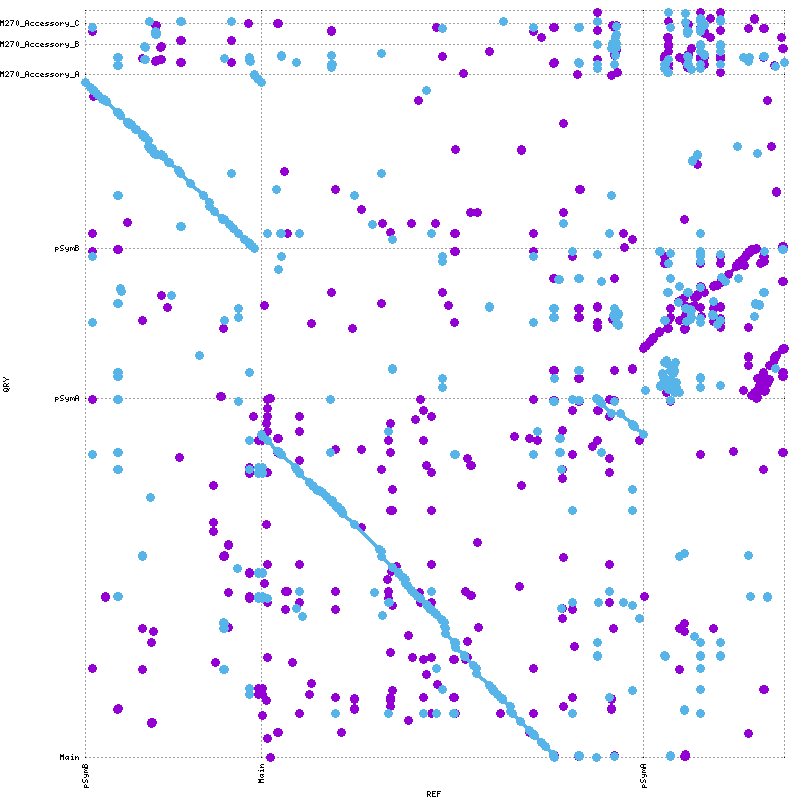

Generate this figure with gnuplot:
set terminal png tiny size 800,800
set output "2011-vs-M270.png"
set xtics rotate ( \
 "pSymB" 1.0, \
 "Main" 1683348.0, \
 "pSymA" 5340623.0, \
 "" 6693185 \
)
set ytics ( \
 "Main" 1.0, \
 "pSymA" 3504252.0, \
 "pSymB" 4959234.0, \
 "M270_Accessory_A" 6653674.0, \
 "M270_Accessory_B" 6950796.0, \
 "M270_Accessory_C" 7154640.0, \
 "" 7281821 \
)
set size 1,1
set grid
unset key
set border 0
set tics scale 0
set xlabel "REF"
set ylabel "QRY"
set format "%.0f"
set mouse format "%.0f"
set mouse mouseformat "[%.0f, %.0f]"
if(GPVAL_VERSION < 5) { set mouse clipboardformat "[%.0f, %.0f]" }
set xrange [1:6693185]
set yrange [1:7281821]
set style line 1  lt 1 lw 3 pt 6 ps 1
set style line 2  lt 3 lw 3 pt 6 ps 1
set style line 3  lt 2 lw 3 pt 6 ps 1
plot \
 "2011-vs-M270.fplot" title "FWD" w lp ls 1, \
 "2011-vs-M270.rplot" title "REV" w lp ls 2
